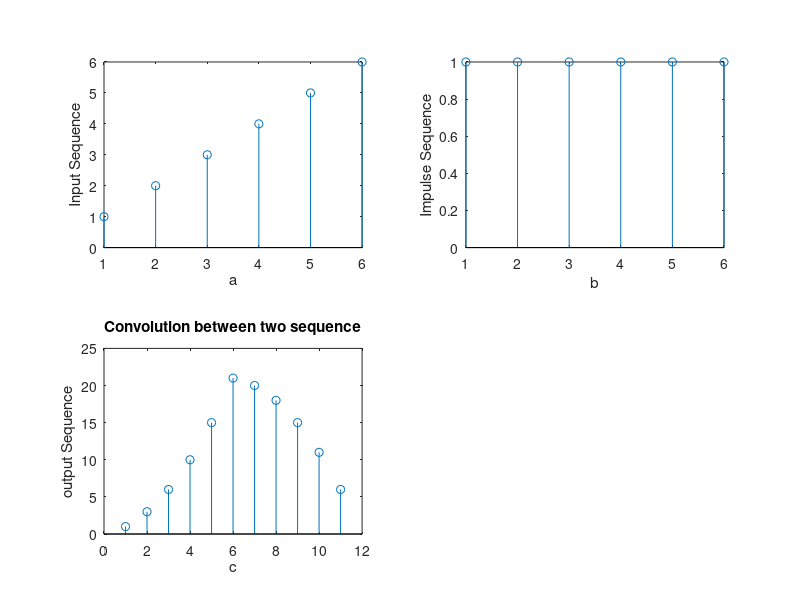

MATLAB code to generate this figure:
fileId = fopen("input.txt", 'r');
x = str2num(fgetl(fileId));
h = str2num(fgetl(fileId));

y = conv(x,h);
subplot(2,2,1);
stem(x);
xlabel('a');
ylabel('Input Sequence');

subplot(2,2,2);
stem(h);
xlabel('b');
ylabel('Impulse Sequence');

subplot(2,2,3);
stem(y);
xlabel('c');
ylabel('output Sequence');
title('Convolution between two sequence');
